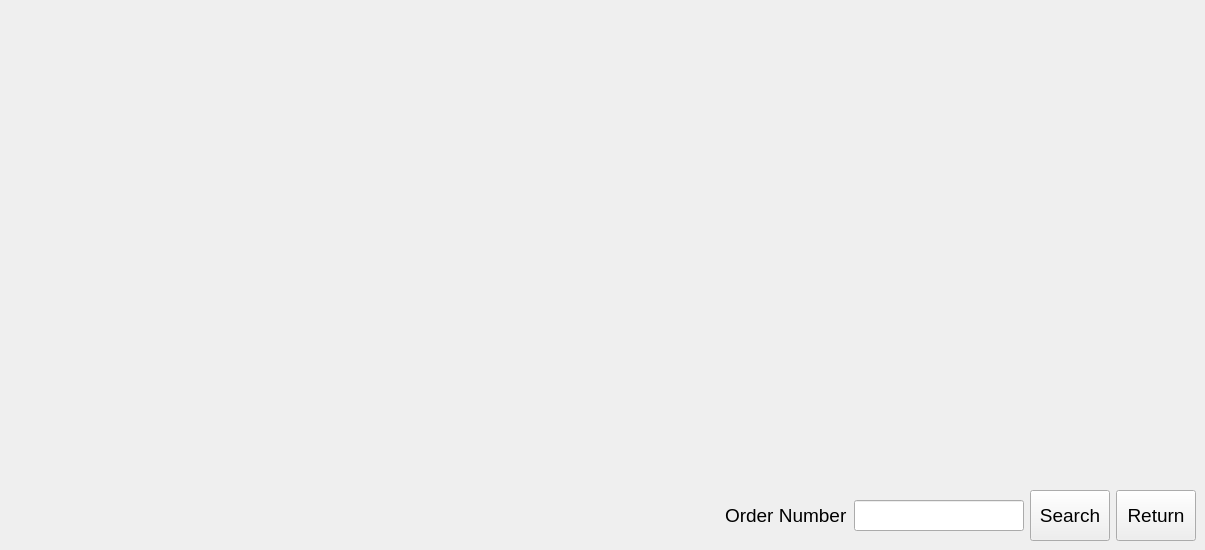
    <widget class="QWidget" name="pgOrderSearchPU">
     <property name="font">
      <font>
       <pointsize>13</pointsize>
      </font>
     </property>
     <widget class="QWidget" name="widgetOrderSearchPU" native="true">
      <property name="geometry">
       <rect>
        <x>725</x>
        <y>490</y>
        <width>471</width>
        <height>51</height>
       </rect>
      </property>
      <widget class="QWidget" name="horizontalLayoutWidget_3">
       <property name="geometry">
        <rect>
         <x>0</x>
         <y>0</y>
         <width>471</width>
         <height>51</height>
        </rect>
       </property>
       <layout class="QHBoxLayout" name="horizontalLayoutOS">
        <item>
         <layout class="QFormLayout" name="formLayoutOS">
          <property name="labelAlignment">
           <set>Qt::AlignmentFlag::AlignLeading|Qt::AlignmentFlag::AlignLeft|Qt::AlignmentFlag::AlignVCenter</set>
          </property>
          <property name="formAlignment">
           <set>Qt::AlignmentFlag::AlignLeading|Qt::AlignmentFlag::AlignLeft|Qt::AlignmentFlag::AlignVCenter</set>
          </property>
          <item row="0" column="0">
           <widget class="QLabel" name="lblOrderIDOS">
            <property name="font">
             <font>
              <pointsize>14</pointsize>
             </font>
            </property>
            <property name="text">
             <string>Order Number</string>
            </property>
           </widget>
          </item>
          <item row="0" column="1">
           <widget class="QLineEdit" name="lineSearchOrderIDOS">
            <property name="sizePolicy">
             <sizepolicy hsizetype="Minimum" vsizetype="Fixed">
              <horstretch>0</horstretch>
              <verstretch>0</verstretch>
             </sizepolicy>
            </property>
            <property name="minimumSize">
             <size>
              <width>100</width>
              <height>0</height>
             </size>
            </property>
            <property name="font">
             <font>
              <pointsize>14</pointsize>
             </font>
            </property>
           </widget>
          </item>
         </layout>
        </item>
        <item>
         <widget class="QPushButton" name="btnSearchOrderOS">
          <property name="sizePolicy">
           <sizepolicy hsizetype="Minimum" vsizetype="Expanding">
            <horstretch>0</horstretch>
            <verstretch>0</verstretch>
           </sizepolicy>
          </property>
          <property name="font">
           <font>
            <pointsize>14</pointsize>
           </font>
          </property>
          <property name="cursor">
           <cursorShape>PointingHandCursor</cursorShape>
          </property>
          <property name="text">
           <string>Search</string>
          </property>
         </widget>
        </item>
        <item>
         <widget class="QPushButton" name="btnReturnOS">
          <property name="sizePolicy">
           <sizepolicy hsizetype="Minimum" vsizetype="Expanding">
            <horstretch>0</horstretch>
            <verstretch>0</verstretch>
           </sizepolicy>
          </property>
          <property name="font">
           <font>
            <pointsize>14</pointsize>
           </font>
          </property>
          <property name="cursor">
           <cursorShape>PointingHandCursor</cursorShape>
          </property>
          <property name="text">
           <string>Return</string>
          </property>
          <property name="shortcut">
           <string>Esc</string>
          </property>
         </widget>
        </item>
       </layout>
      </widget>
     </widget>
    </widget>
